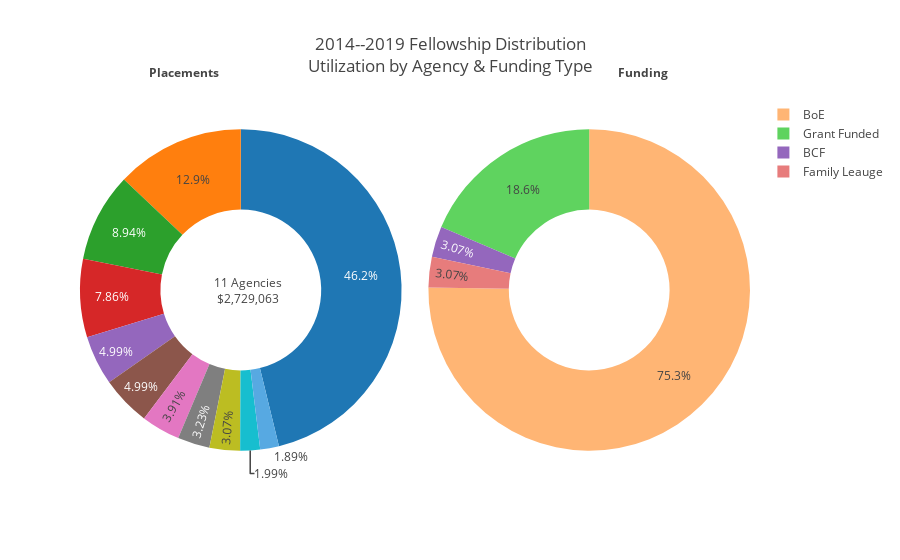

The code cell stored with this chart in its notebook:
### Markdown cell above
## <font color=blue> Distribution of use across agencies.</font>

### Code cell
## TODO: format colors
fig = {
    'data':[
        {
            'hole':.5,
            'labels': dframe.groupby('agency')['fellow_cost'].sum().index,
            'showlegend':False,
            'type':'pie',
            'domain':{'x': [0, .48]},
            'name':'total spending',
            'values':dframe.groupby('agency')['fellow_cost'].sum().values},
        {
            'hole':.5,
            'labels': dframe.groupby('funding')['fellow_cost'].sum().index,
            'showlegend':True,
            'type':'pie',
            'domain':{'x':[.52, 1]},
            'name':'funding sources',
            'values':dframe.groupby('funding')['fellow_cost'].sum().values}],
    
    'layout': {
    'title':'2014--2019 Fellowship Distribution<br>Utilization by Agency & Funding Type',
    'hovermode':'closest',
    'annotations': [
        {
            'font':{'size':12},
            'showarrow':False,
            'text':'{} Agencies<br>${:,.0f}'.format(dframe['agency'].nunique(),
                                                    dframe['fellow_cost'].sum()),
            'x':.197,
            'y':.5
        },
        {
            'font':{'size':12},
            'showarrow':False,
            'text':'<b>Placements</b>',
            'x':.10,
            'y':1.1
        },
        {
            'font':{'size':12},
            'showarrow':False,
            'text':'<b>Funding</b>',
            'x':.88,
            'y':1.1
        },
        {
                'font':{'size':12,
                       'color':'darkgrey'},
                'showarrow':False,
                'text': 'Source: Data Provided by Baltimore Corps June 2019: https://github.com/brl1906/fellowship-analysis',
                'x':.5,
                'y':-.4}
                    ]}
}

pyo.iplot(fig)

### Figure 1 — Plotly figure (JSON) as saved in the notebook; plotly's stock layout.template omitted (floating-point values rounded to 4 significant figures)
{"data": [{"domain": {"x": [0, 0.48]}, "hole": 0.5, "labels": ["BBMR", "BCF", "BCHD", "BPD", "City Hall: Z.Cohen", "DGS", "Human Services", "MIMA", "MOCJ", "MOED", "Mayor's Office"], "name": "total spending", "showlegend": false, "type": "pie", "uid": "eae3dc09-855e-488b-9d8d-c22182e66bec", "values": [106800.0, 136087, 1260000.0, 51500.0, 244000.0, 214500.0, 54370.0, 83812, 136087, 353400.0, 88080]}, {"domain": {"x": [0.52, 1]}, "hole": 0.5, "labels": ["BCF", "BoE", "Family Leauge", "Grant Funded"], "name": "funding sources", "showlegend": true, "type": "pie", "uid": "a082be02-f262-4a4f-bd86-47ce063c380c", "values": [83812, 2054000.0, 83812, 507700.0]}], "layout": {"annotations": [{"font": {"size": 12}, "showarrow": false, "text": "11 Agencies<br>$2,729,063", "x": 0.197, "y": 0.5}, {"font": {"size": 12}, "showarrow": false, "text": "<b>Placements</b>", "x": 0.1, "y": 1.1}, {"font": {"size": 12}, "showarrow": false, "text": "<b>Funding</b>", "x": 0.88, "y": 1.1}, {"font": {"color": "darkgrey", "size": 12}, "showarrow": false, "text": "Source: Data Provided by Baltimore Corps June 2019: https://github.com/brl1906/fellowship-analysis", "x": 0.5, "y": -0.4}], "autosize": true, "hovermode": "closest", "title": {"text": "2014--2019 Fellowship Distribution<br>Utilization by Agency & Funding Type"}}}
